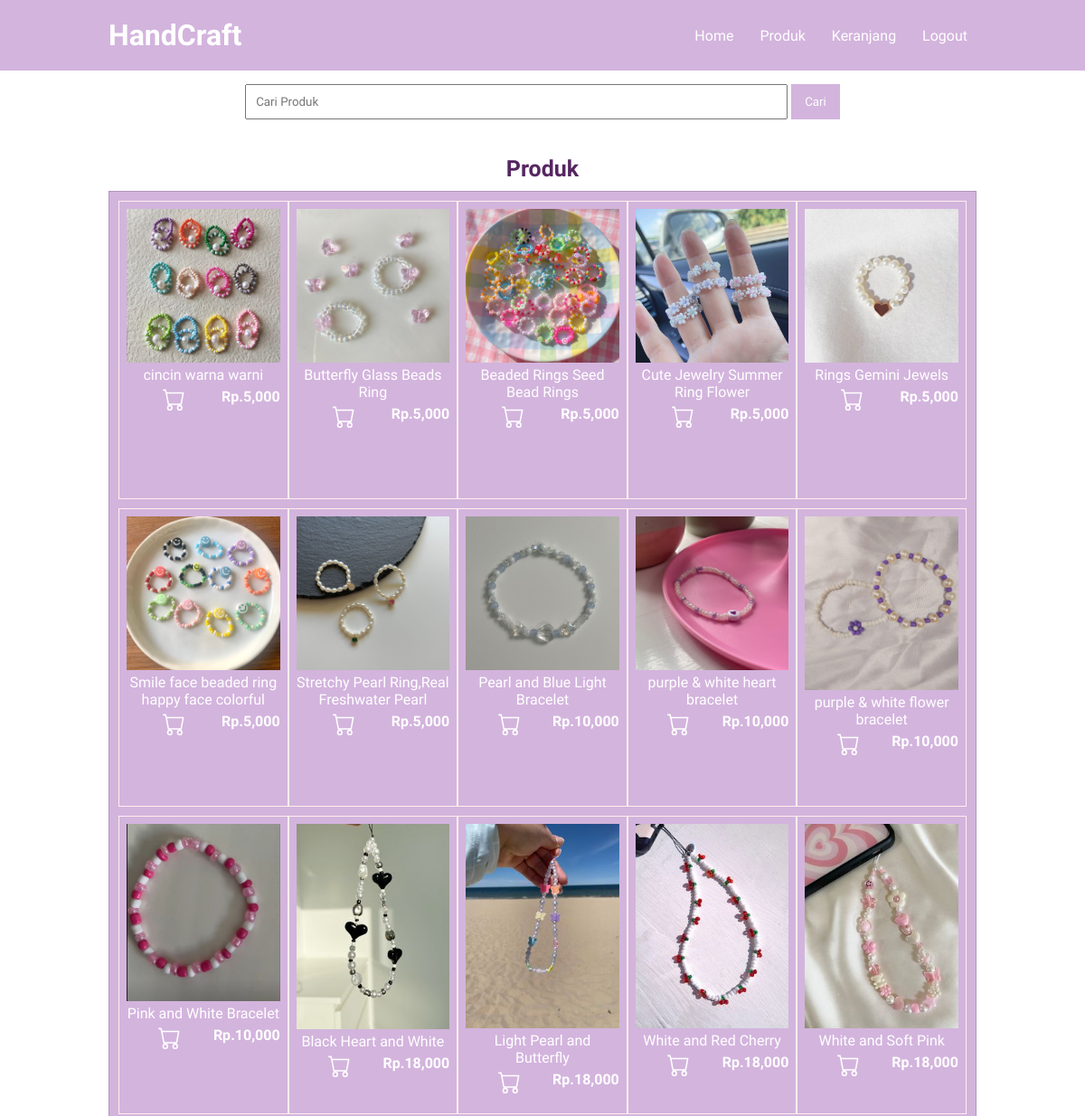
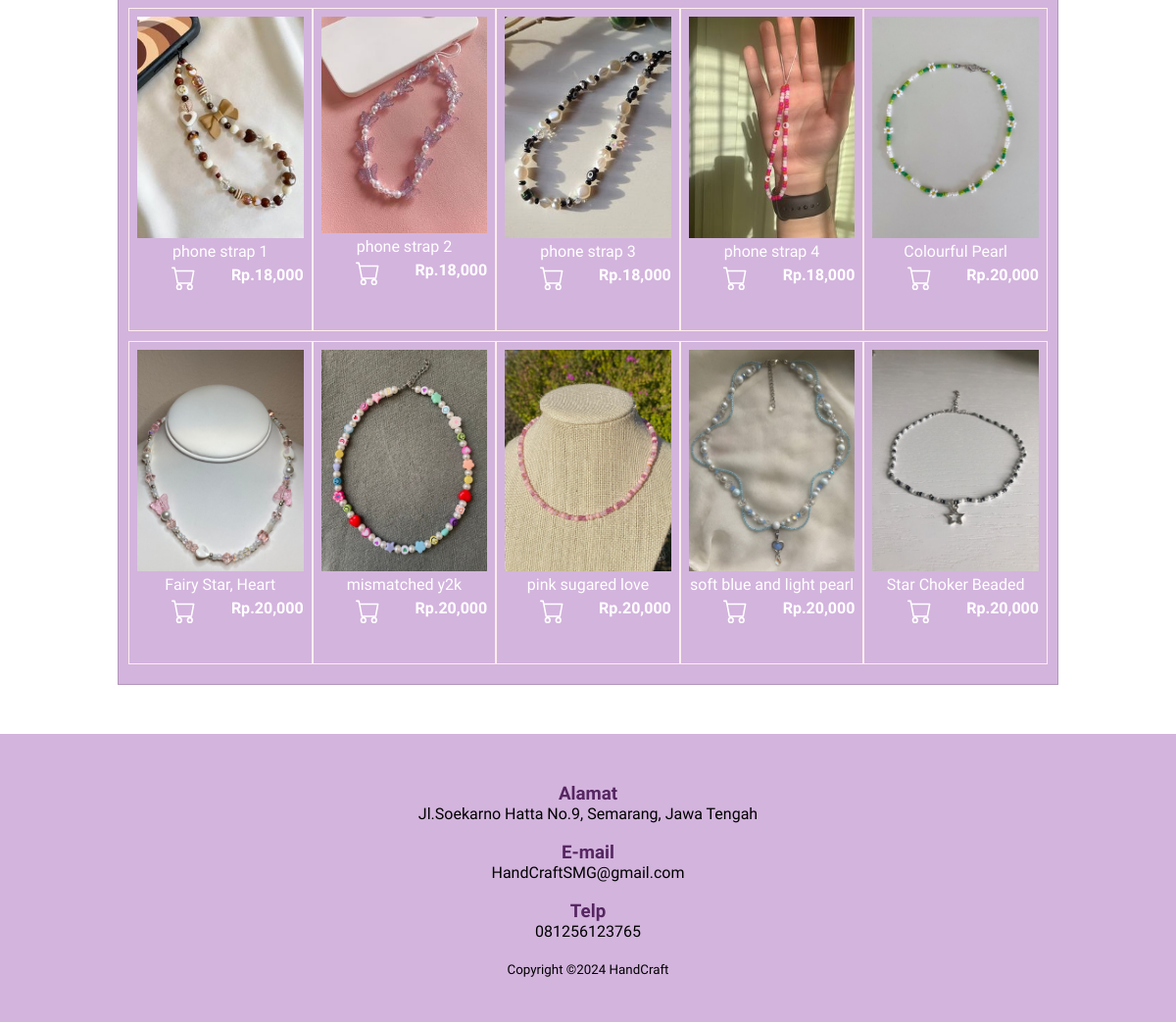
/produk.php, run on the app's committed database (2 pictures, top to bottom).
### tables this page shows
CREATE TABLE `tb_product` (
  `product_id` int(11) NOT NULL,
  `category_id` int(11) NOT NULL,
  `product_name` varchar(100) NOT NULL,
  `product_price` int(11) NOT NULL,
  `product_description` text NOT NULL,
  `product_image` varchar(100) NOT NULL,
  `product_status` tinyint(1) NOT NULL,
  `date_created` timestamp NOT NULL DEFAULT current_timestamp(),
  `stock` int(11) NOT NULL
);

### produk.php (the view, shortened to what this page needs)
<?php
    include 'database.php';
?>
<!DOCTYPE html>
<html>
    <head>
        <link rel="stylesheet" href="style2.css">
    </head>
    <body>
        <header>
            <div class="container">
                <h1><a href="index.php">HandCraft</a></h1>
                <ul>
                    <li><a href="index.php">Home</a></li>
                    <li><a href="produk.php">Produk</a></li>
                    <li><a href="order.php">Keranjang</a></li>
                    <li><a href="logout_cust.php">Logout</a></li>
                </ul>
            </div>
        </header>
        <div class="search">
            <div class="container">
                <form action="produk.php">
                    <input type="text" name="search" placeholder="Cari Produk" value="<?php echo $_GET['search']?>">
                    <input type="submit" name="cari" value="Cari">
                </form>
            </div>
        </div>
        <div class="section">
            <div class="container">
                <h3>Produk</h3>
                <div class="box">
                    <?php
                        $produk = mysqli_query($conn, "SELECT * FROM tb_product WHERE product_status = 1 $where ORDER BY product_id DESC");
                        if(mysqli_num_rows($produk) > 0){
                            while($p = mysqli_fetch_array($produk)){
                    ?>
                        <a href="detail_produk.php?id=<?php echo $p['product_id']?>">
                            <div class="col-2">
                                <img src ="produk/<?php echo $p['product_image']?>">
                                <p class="nama"><?php echo $p['product_name']?></p>
                                <p class="harga">Rp.<?php echo number_format($p['product_price'])?></p>
                                <a href="order.php?product_id=<?= $p['product_id'] ?>&jumlah=1" class="button-cart" role="button">
                        </a>
                                <br><br>
                            </div>
                    <?php }}else{ ?>
                        <p>Produk tidak ada</p>
                    <?php } ?>
                </div>
            </div>
        </div>
    <footer>
        <div class="footer_kecil">
            <h3>Alamat</h3>
            <p>Jl.Soekarno Hatta No.9, Semarang, Jawa Tengah</p>
            <br>
            <h3>E-mail</h3>
            <p>HandCraftSMG@gmail.com</p>
            <br>
            <h3>Telp</h3>
            <p>081256123765</p>
            <br>
            <small>Copyright &copy2024 HandCraft</small>
        </div>
    </footer>
    </body>
</html>

### style2.css (style rules this page uses)
* { padding: 0; margin: 0; font-family: 'Work Sans',sans-serif; }
body { background-color: #fff; }
a { color: #fff; text-decoration: none; }
header { background-color:#d3b4dd; color: #fff; }
header h1 { float: left; padding: 20px 0; }
header ul { float: right; }
header ul li { display: inline-block; }
header ul li a { padding: 30px 10px 20px 15px; display: inline-block; }
.section { color: #8a6096; }
footer { padding: 25px 0 20px 0; background-color: #d3b4dd; }
.container { width: 80%; margin:0 auto; text-align: center; }
.container:after { content: ""; display: block; clear: both; }
.section { padding: 25px 0; }
.box { background-color: #d3b4dd; border: 1px solid #b396bc; padding: 10px; box-sizing: border-box; margin: 10px 0 25px 0; }
.box:after { content: ''; display: block; clear: both; }
.search { padding: 15px 0; background-color: #fff; text-align: center; }
.search input[type=text] { width: 60%; padding: 10px; }
.search input[type=submit] { padding: 12px 15px; background-color:#d3b4dd; color: #fff; border:none; cursor: pointer; }
.col-2 { width: 20%; height: 330px; color: #fff; float: left; padding: 8px; box-sizing: border-box; margin-bottom: 10px; border: 1px solid #FFEEEE; }
.col-2 img { width: 100%; }
.col-2 .nama { margin-bottom: 5px; }
.col-2 .harga { font-weight: bold; float: right; }
.footer_kecil { padding: 25px 0; text-align: center; }
.section .container h3 { text-align: center; font-size: 25px; color: #552661; }
h3 { text-align: center; color: #552661; }

### data on the page
tb_product: product_image (picture), product_name "cincin warna warni", product_price "5,000"
tb_product: product_image (picture), product_name "Butterfly Glass Beads Ring", product_price "5,000"
tb_product: product_image (picture), product_name "Beaded Rings Seed Bead Rings", product_price "5,000"
tb_product: product_image (picture), product_name "Cute Jewelry Summer Ring Flower", product_price "5,000"
tb_product: product_image (picture), product_name "Rings Gemini Jewels", product_price "5,000"
tb_product: product_image (picture), product_name "Smile face beaded ring happy face colorful", product_price "5,000"
tb_product: product_image (picture), product_name "Stretchy Pearl Ring,Real Freshwater Pearl", product_price "5,000"
tb_product: product_image (picture), product_name "Pearl and Blue Light Bracelet", product_price "10,000"
tb_product: product_image (picture), product_name "purple & white heart bracelet", product_price "10,000"
tb_product: product_image (picture), product_name "purple & white flower bracelet", product_price "10,000"
tb_product: product_image (picture), product_name "Pink and White Bracelet", product_price "10,000"
tb_product: product_image (picture), product_name "Black Heart and White", product_price "18,000"
tb_product: product_image (picture), product_name "Light Pearl and Butterfly", product_price "18,000"
tb_product: product_image (picture), product_name "White and Red Cherry", product_price "18,000"
tb_product: product_image (picture), product_name "White and Soft Pink", product_price "18,000"
tb_product: product_image (picture), product_name "phone strap 1", product_price "18,000"
tb_product: product_image (picture), product_name "phone strap 2", product_price "18,000"
tb_product: product_image (picture), product_name "phone strap 3", product_price "18,000"
tb_product: product_image (picture), product_name "phone strap 4", product_price "18,000"
tb_product: product_image (picture), product_name "Colourful Pearl", product_price "20,000"
tb_product: product_image (picture), product_name "Fairy Star, Heart", product_price "20,000"
tb_product: product_image (picture), product_name "mismatched y2k", product_price "20,000"
tb_product: product_image (picture), product_name "pink sugared love", product_price "20,000"
tb_product: product_image (picture), product_name "soft blue and light pearl", product_price "20,000"
tb_product: product_image (picture), product_name "Star Choker Beaded", product_price "20,000"
